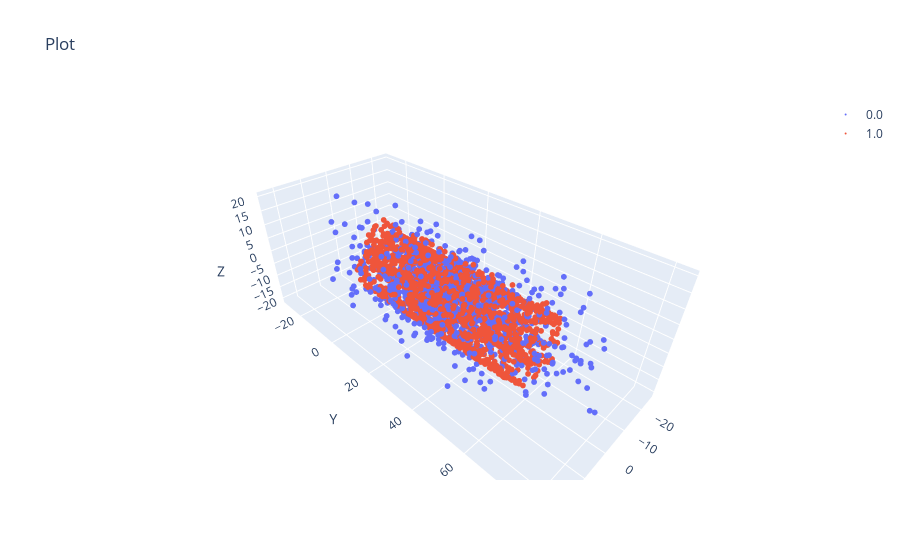

The notebook cell this image was saved under:
### Code cell
seed = 32
noise_types = ['hi-freq-no-add']
noise_type = 'hi-freq-no-add'
noise_level = 1.
mask_dist = False
data_dict = add_negative_samples(data_dict0.copy(), subset_rate=1., noise_rate=noise_level, seed=seed, noise=noise_type, mask_dists=mask_dist, shell=True)
save_folder = f'../../data/negative_sampling_toy_shell/{mask_dist}/'
pathlib.Path(save_folder).mkdir(parents=True, exist_ok=True)
np.savez(f"{save_folder}/{data_name}.npz", **data_dict)
scatter(data_dict['data'], data_dict['mask_x'], s=2)

### Figure 1 — Plotly figure (JSON) as saved in the notebook; plotly's stock layout.template omitted (floating-point values rounded to 4 significant figures; data arrays with more than 128 entries replaced by an {"elided": "..."} marker saying what was removed)
{"data": [{"marker": {"color": 0, "colorscale": [[0, "#440154"], [0.1111, "#482878"], [0.2222, "#3e4989"], [0.3333, "#31688e"], [0.4444, "#26828e"], [0.5556, "#1f9e89"], [0.6667, "#35b779"], [0.7778, "#6ece58"], [0.8889, "#b5de2b"], [1, "#fde725"]], "opacity": 1, "size": 2}, "mode": "markers", "name": "0.0", "type": "scatter3d", "x": {"elided": "1600 float values"}, "y": {"elided": "1600 float values"}, "z": {"elided": "1600 float values"}}, {"marker": {"color": 1, "opacity": 1, "size": 2}, "mode": "markers", "name": "1.0", "type": "scatter3d", "x": {"elided": "2000 float values"}, "y": {"elided": "2000 float values"}, "z": {"elided": "2000 float values"}}], "layout": {"scene": {"xaxis": {"title": {"text": "X"}}, "yaxis": {"title": {"text": "Y"}}, "zaxis": {"title": {"text": "Z"}}}, "showlegend": true, "title": {"text": "Plot"}}}
